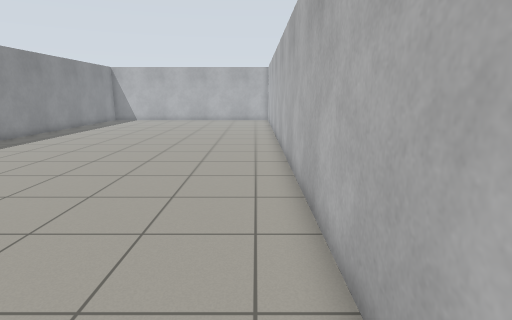
view 1 (above)

12 first-person views from a walk through a robot-simulator world made for Gazebo. The camera is 1.2 m above the floor, tilts 12° down and sees 80° across. The floor is counted in squares, 0.5 m on a side. Each view is taken from the middle of a square. On the plan, view 1 faces up. The plan holds only what a view shows up to about 18 squares ahead; the rest is blank.

view 2
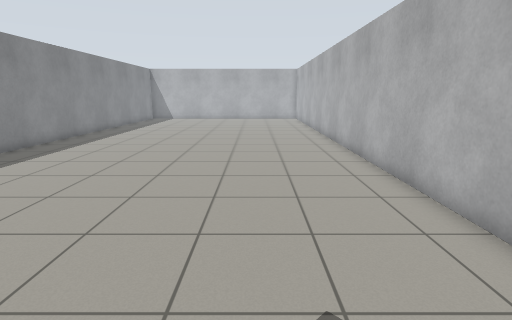

view 3
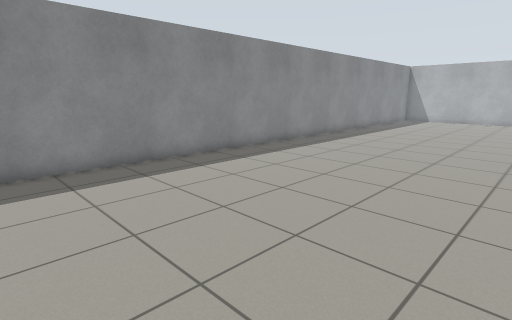

view 4
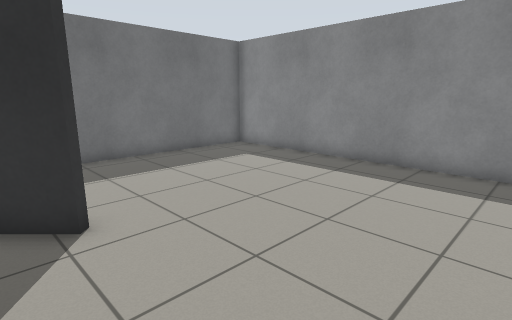

view 5
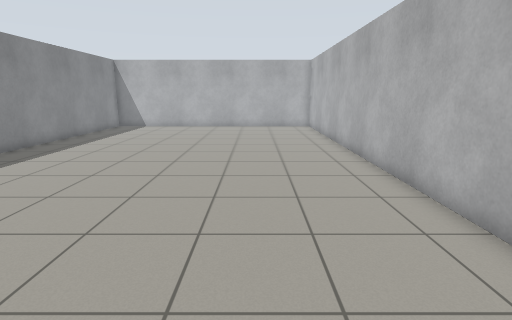

view 6
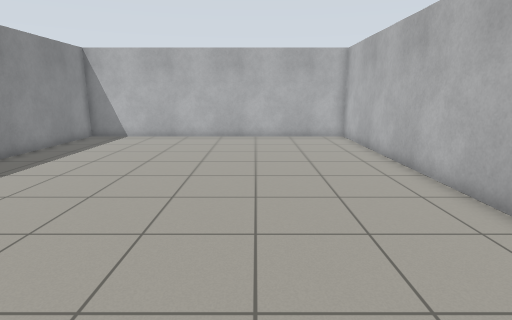

view 7
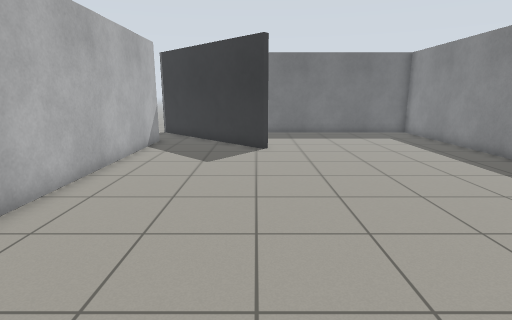

view 8
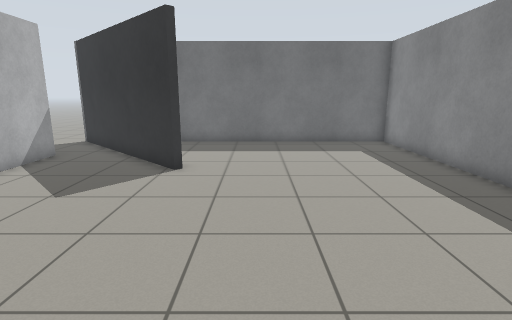

view 9
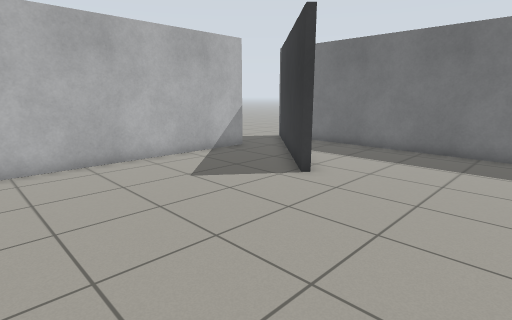

view 10
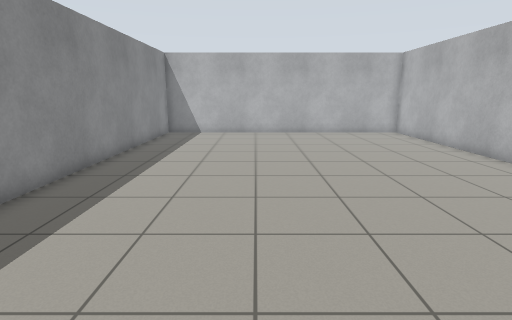

view 11
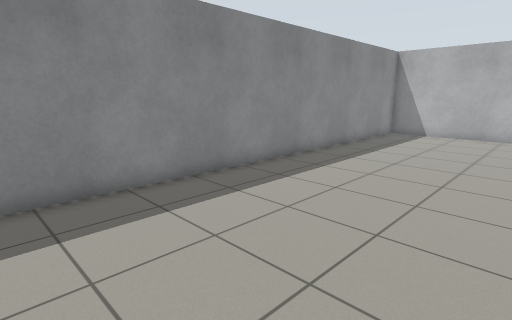

view 12
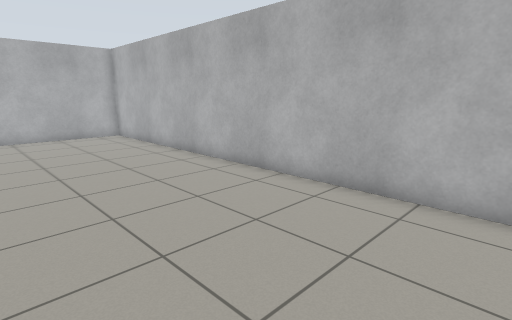

### Floor plan
Points are (right, up) in squares from view 1. A wall is a line through its corners. A room is listed if a view was taken in it or the views show most of it. See-through windows are left out.
Room 1 (views 1, 2, 3, 4, 5, 6, 7, 8, 9, 10, 11, 12)
walls: (-4.6, -2) (-4.3, -1.7) (-0.2, -5.8); (1.2, -4.2) (1.2, 30) (-13.7, 30) (-13.7, -7.9) (-0.4, -7.9)
ways out: opening at (1, -5)

Where each view was taken, in squares from view 1:
view 1: 0 up, 0 right, facing up
view 2: 2 down, 3 left, facing up
view 3: 1 down, 3 left, facing up-left
view 4: 4 up, 3 left, facing down-left
view 5: 6 up, 3 left, facing up
view 6: 12 up, 4 left, facing up
view 7: 12 up, 4 left, facing down
view 8: 8 up, 7 left, facing down
view 9: 6 up, 10 left, facing down-right
view 10: 10 up, 8 left, facing up
view 11: 10 up, 6 left, facing up-left
view 12: 11 up, 6 left, facing up-right
